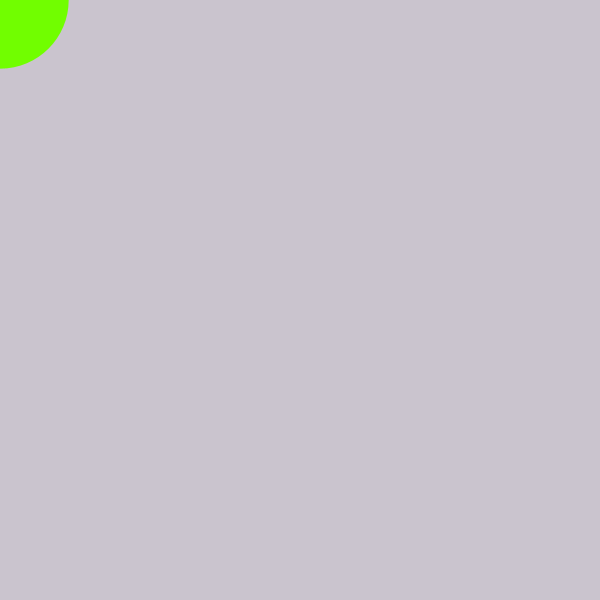
Frame 1 (no input)
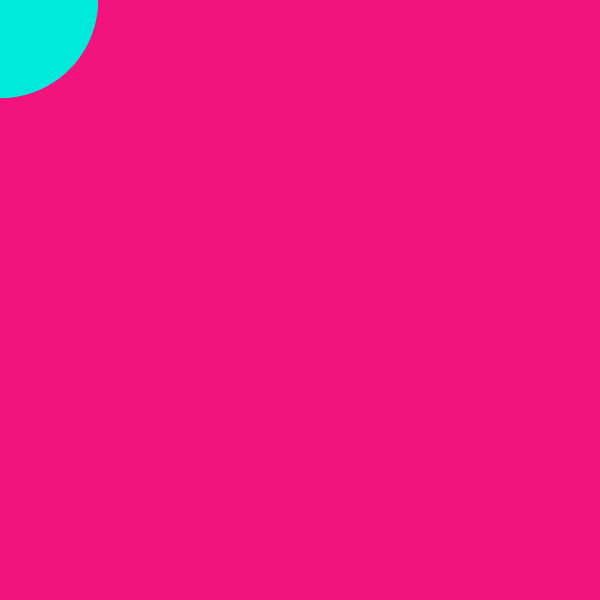
Frame 60 (the mouse pressed at the canvas centre just before this capture)
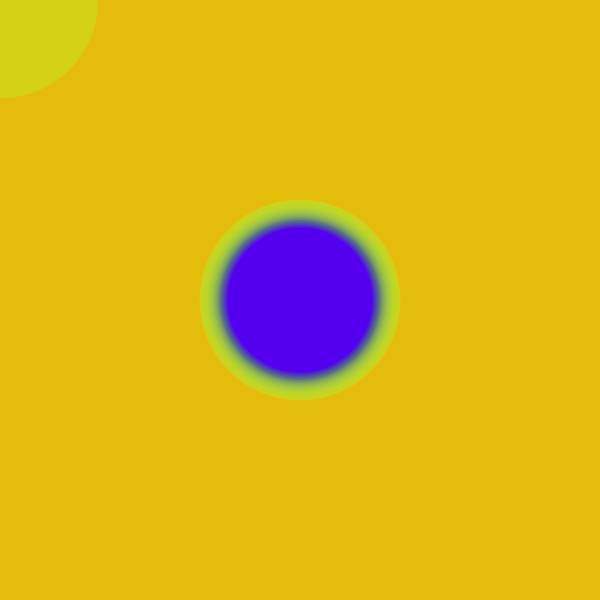
Frame 120 (the mouse held since frame 60 and released just before this capture)

The Processing sketch that drew these frames (run headless with seeded random() and noise(); from frame 60 on, the mouse is pressed at the canvas centre):

// Processing sketch: prac17b
// ── prac17b.pde
float dim, dmin, dmax,cre;
int col;

void setup() {
  size(600, 600);
  colorMode(HSB);
  noStroke();
  smooth();
  dmin = 20;
  dmax = 200;
  dim = random(dmin,dmax);
  cre = 1;
  
  col = int(random(256));
}

void draw() {
  fill((col+128)%256, 255,255,10);
  rect(0,0,width,height);
  if (dim > dmax){
     cre = -1; 
  }else if (dim < dmin){
     cre = 1; 
  }
  dim += cre;
  fill(col, 255, random(220,256));
  ellipse(mouseX,mouseY,dim,dim);
  //
  col ++;
  col = col%256;
}
